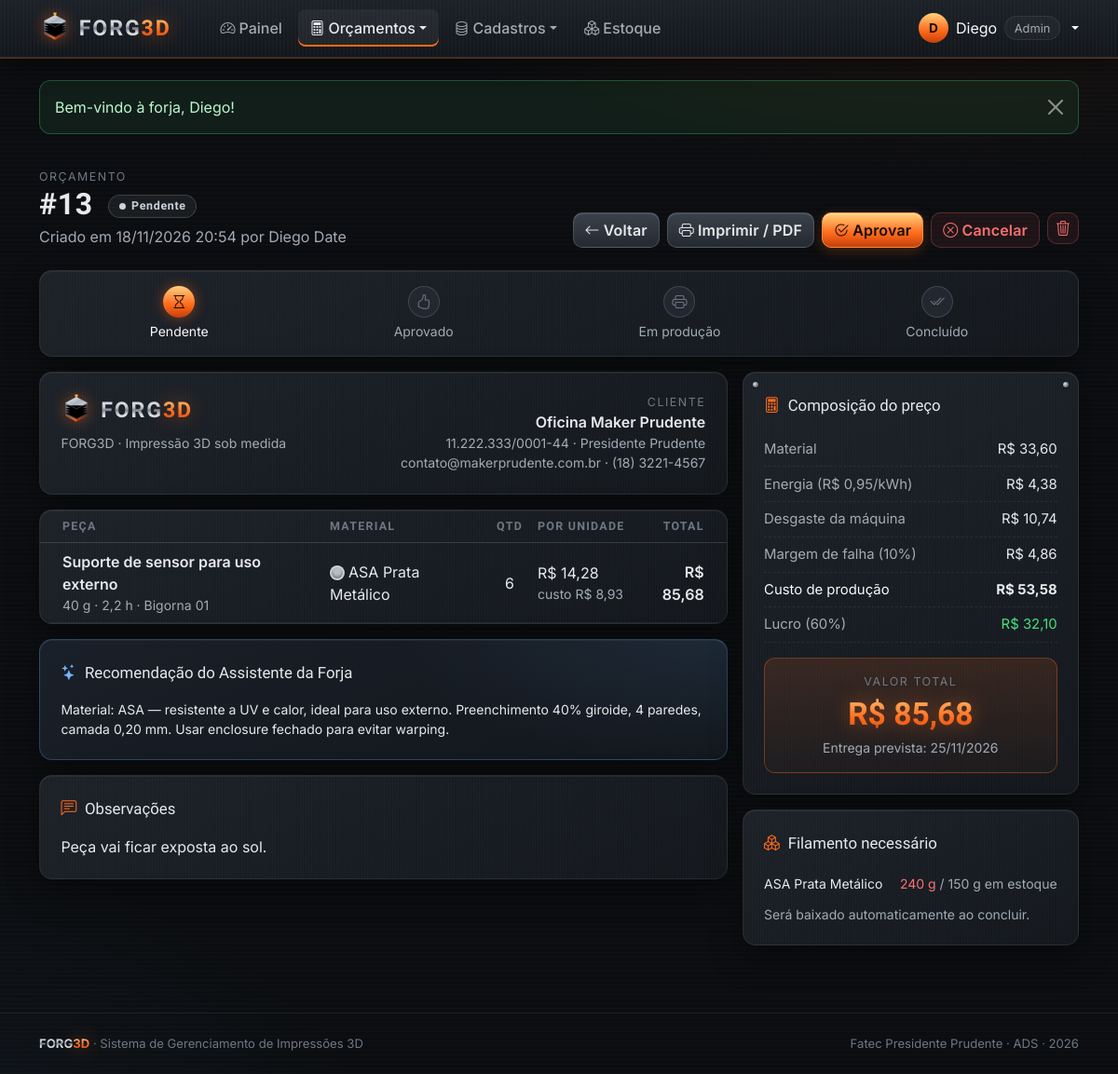
Before: /view/detalheOrcamento.php?id=13 (signed in) with the older database file.
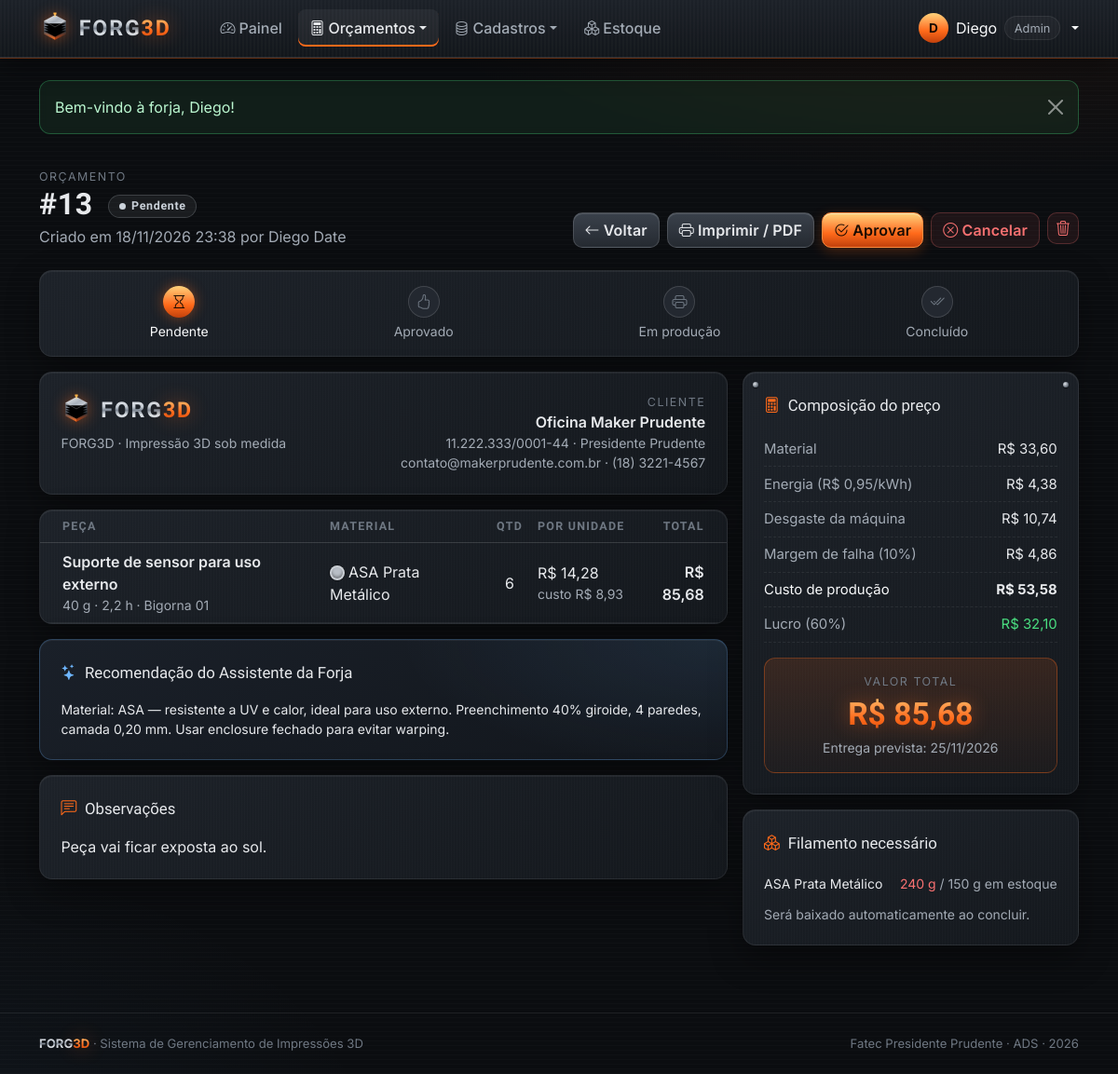
After: the same page with the newer database file.
### tables this page shows
CREATE TABLE orcamentos (
  id            INT AUTO_INCREMENT PRIMARY KEY,
  cliente_id    INT NOT NULL,
  usuario_id    INT NOT NULL,
  status        ENUM('pendente','aprovado','em_producao','concluido','cancelado') NOT NULL DEFAULT 'pendente',
  margem        DECIMAL(5,2) NOT NULL,
  taxa_falha    DECIMAL(5,2) NOT NULL,
  tarifa_kwh    DECIMAL(6,3) NOT NULL,
  custo_total   DECIMAL(10,2) NOT NULL DEFAULT 0,
  preco_final   DECIMAL(10,2) NOT NULL DEFAULT 0,
  prazo_entrega DATE NULL,
  observacoes   TEXT,
  sugestao_ia   TEXT,
  criado_em     DATETIME NOT NULL DEFAULT CURRENT_TIMESTAMP,
  concluido_em  DATETIME NULL,
  FOREIGN KEY (cliente_id) REFERENCES clientes(id) ON DELETE RESTRICT,
  FOREIGN KEY (usuario_id) REFERENCES usuarios(id) ON DELETE RESTRICT
);

CREATE TABLE usuarios (
  id        INT AUTO_INCREMENT PRIMARY KEY,
  nome      VARCHAR(100) NOT NULL,
  email     VARCHAR(120) NOT NULL UNIQUE,
  senha     VARCHAR(255) NOT NULL,
  nivel     ENUM('admin','operador') NOT NULL DEFAULT 'operador',
  ativo     TINYINT(1) NOT NULL DEFAULT 1,
  criado_em DATETIME NOT NULL DEFAULT CURRENT_TIMESTAMP
);

CREATE TABLE clientes (
  id          INT AUTO_INCREMENT PRIMARY KEY,
  nome        VARCHAR(120) NOT NULL,
  tipo        ENUM('PF','PJ') NOT NULL DEFAULT 'PF',
  documento   VARCHAR(20),
  email       VARCHAR(120),
  telefone    VARCHAR(20),
  cidade      VARCHAR(80),
  observacoes TEXT,
  criado_em   DATETIME NOT NULL DEFAULT CURRENT_TIMESTAMP
);

### processamento/sessao.php (called while the page is built, shortened)
<?php
require_once __DIR__ . '/funcoesBD.php';
function usuarioLogado(): ?array
{
    return $_SESSION['usuario'] ?? null;
}

### view/detalheOrcamento.php (the view, shortened to what the changed rows need)
<?php
require_once '../processamento/sessao.php';
$id = (int) ($_GET['id'] ?? 0);
$o = buscarOrcamento($id);
$itens = listarItensOrcamento($id);
$tot = ['material' => 0, 'energia' => 0, 'maquina' => 0];
foreach ($itens as $i) {
    $tot['material'] += $i['custo_material'] * $i['quantidade'];
    $tot['energia'] += $i['custo_energia'] * $i['quantidade'];
    $tot['maquina'] += $i['custo_maquina'] * $i['quantidade'];
}
$base = array_sum($tot);
$falha = $o['custo_total'] - $base;
$pagina = 'orcamentos';
require 'includes/topo.php';
?>
<div class="f-cabecalho">
    <div>
        <span class="f-mini">Orçamento</span>
        <h1>#<?= $id ?> <span class="ms-2 align-middle fs-6"><?= badgeStatus($o['status']) ?></span></h1>
        <p>Criado em <?= dataBR($o['criado_em'], true) ?> por <?= h($o['usuario_nome']) ?><?= $o['concluido_em'] ? ' · concluído em ' . dataBR($o['concluido_em'], true) : '' ?></p>
    </div>
</div>
<div class="row g-3">
    <div class="col-lg-8">
        <div class="f-card mb-3">
            <div class="d-flex justify-content-between align-items-start flex-wrap gap-3">
                <div class="text-md-end">
                    <div class="f-mini">Cliente</div>
                    <div class="fw-semibold"><?= h($o['cliente_nome']) ?></div>
                    <div class="small f-muted"><?= h($o['cliente_documento'] ?: '') ?> <?= h($o['cliente_cidade'] ? '· ' . $o['cliente_cidade'] : '') ?></div>
                    <div class="small f-muted"><?= h($o['cliente_email'] ?: '') ?> <?= h($o['cliente_telefone'] ? '· ' . $o['cliente_telefone'] : '') ?></div>
                </div>
            </div>
        </div>
        <div class="f-card p-0 overflow-hidden mb-3">
            <div class="table-responsive">
                <table class="table f-tabela f-tab-itens">
                    <thead><tr><th class="ps-4">Peça</th><th>Material</th><th class="text-center">Qtd</th><th>Por unidade</th><th class="text-end pe-4">Total</th></tr></thead>
                </table>
            </div>
        </div>
        <?php if ($o['sugestao_ia']): ?>
        <div class="f-card f-ia mb-3">
            <div class="f-card-titulo"><i class="bi bi-stars"></i>Recomendação do Assistente da Forja</div>
            <p class="mb-0 small" style="white-space:pre-line"><?= h($o['sugestao_ia']) ?></p>
        </div>
        <?php endif; ?>
        <?php if ($o['observacoes']): ?>
        <div class="f-card mb-3">
            <div class="f-card-titulo"><i class="bi bi-chat-left-text"></i>Observações</div>
            <p class="mb-0" style="white-space:pre-line"><?= h($o['observacoes']) ?></p>
        </div>
        <?php endif; ?>
    </div>
    <div class="col-lg-4">
        <div class="f-card f-rebites mb-3">
            <div class="f-resumo-linha"><span>Energia (<?= moeda($o['tarifa_kwh']) ?>/kWh)</span><span><?= moeda($tot['energia']) ?></span></div>
            <div class="f-resumo-linha"><span>Margem de falha (<?= (float) $o['taxa_falha'] ?>%)</span><span><?= moeda($falha) ?></span></div>
            <div class="f-resumo-linha"><span class="text-light">Custo de produção</span><strong><?= moeda($o['custo_total']) ?></strong></div>
            <div class="f-resumo-linha"><span>Lucro (<?= (float) $o['margem'] ?>%)</span><span style="color:var(--f-verde)"><?= moeda($o['preco_final'] - $o['custo_total']) ?></span></div>
            <div class="f-resumo-total">
                <div class="f-mini">Valor total</div>
                <div class="valor f-texto-brasa"><?= moeda($o['preco_final']) ?></div>
                <div class="small f-muted">Entrega prevista: <?= dataBR($o['prazo_entrega']) ?></div>
            </div>
        </div>
    </div>
</div>
<?php require 'includes/rodape.php'; ?>

### view/includes/topo.php (shortened to what the changed rows need)
<?php
$pagina  = $pagina ?? '';
$semMenu = $semMenu ?? false;
$u = usuarioLogado();
function ativo(string $item, string $pagina): string
{
    return $item === $pagina ? ' active' : '';
}
?>
<!DOCTYPE html>
<html lang="pt-BR" data-bs-theme="dark">
<head>
    <link rel="stylesheet" href="https://cdn.jsdelivr.net/npm/bootstrap@5.3.3/dist/css/bootstrap.min.css">
    <link rel="stylesheet" href="https://cdn.jsdelivr.net/npm/bootstrap-icons@1.11.3/font/bootstrap-icons.min.css">
    <link rel="stylesheet" href="../css/forg3d.css">
</head>
<body<?= $semMenu ? ' class="f-login-pagina"' : '' ?>>
<?php if (!$semMenu && $u): ?>
<nav class="navbar navbar-expand-lg f-navbar sticky-top">
    <div class="container-xl">
        <a class="f-logo navbar-brand" href="home.php">
            <img src="../img/logo.svg" alt="">
            <span><span class="f-texto-aco">FORG</span><span class="f-texto-brasa">3D</span></span>
        </a>
        <div class="collapse navbar-collapse" id="menu">
            <ul class="navbar-nav me-auto ms-lg-4 gap-lg-1">
                <li class="nav-item"><a class="nav-link<?= ativo('home', $pagina) ?>" href="home.php"><i class="bi bi-speedometer2 me-1"></i>Painel</a></li>
                <li class="nav-item dropdown">
                    <a class="nav-link dropdown-toggle<?= ativo('orcamentos', $pagina) ?>" href="#" data-bs-toggle="dropdown"><i class="bi bi-calculator me-1"></i>Orçamentos</a>
                </li>
                <li class="nav-item dropdown">
                    <a class="nav-link dropdown-toggle<?= ativo('cadastros', $pagina) ?>" href="#" data-bs-toggle="dropdown"><i class="bi bi-database me-1"></i>Cadastros</a>
                </li>
                <li class="nav-item"><a class="nav-link<?= ativo('estoque', $pagina) ?>" href="estoque.php"><i class="bi bi-boxes me-1"></i>Estoque</a></li>
            </ul>
            <div class="dropdown">
                <a href="#" class="d-flex align-items-center gap-2 text-decoration-none dropdown-toggle text-light" data-bs-toggle="dropdown">
                    <span class="f-avatar"><?= h(mb_strtoupper(mb_substr($u['nome'], 0, 1))) ?></span>
                    <span class="d-none d-md-inline"><?= h(explode(' ', $u['nome'])[0]) ?></span>
                    <span class="f-chip d-none d-md-inline-flex"><?= $u['nivel'] === 'admin' ? 'Admin' : 'Operador' ?></span>
                </a>
            </div>
        </div>
    </div>
</nav>
<?php endif; ?>
<main class="<?= $semMenu ? 'f-login-caixa' : 'container-xl pb-4' ?>">

### processamento/funcoesBD.php (shortened to what the changed rows need)
<?php
function conectar(): PDO
{
    static $pdo = null;
    if ($pdo === null) {
        $dsn = 'mysql:host=' . DB_HOST . ';dbname=' . DB_NOME . ';charset=utf8mb4';
        try {
            $pdo = new PDO($dsn, DB_USUARIO, DB_SENHA, [
                PDO::ATTR_ERRMODE            => PDO::ERRMODE_EXCEPTION,
                PDO::ATTR_DEFAULT_FETCH_MODE => PDO::FETCH_ASSOC,
                PDO::ATTR_EMULATE_PREPARES   => false,
            ]);
        } catch (PDOException $e) {
            http_response_code(500);
            die('<h3 style="font-family:sans-serif">Não foi possível conectar ao banco "' . DB_NOME
                . '". Verifique se o MySQL do XAMPP está ligado e se o arquivo banco/forg3d.sql foi importado no phpMyAdmin.</h3>');
        }
    }
    return $pdo;
}
function consultar(string $sql, array $params = []): array
{
    $st = conectar()->prepare($sql);
    $st->execute($params);
    return $st->fetchAll();
}
function consultarUm(string $sql, array $params = []): ?array
{
    $st = conectar()->prepare($sql);
    $st->execute($params);
    $linha = $st->fetch();
    return $linha === false ? null : $linha;
}
function buscarOrcamento(int $id): ?array
{
    return consultarUm('SELECT o.*, c.nome AS cliente_nome, c.email AS cliente_email, c.telefone AS cliente_telefone,
                               c.documento AS cliente_documento, c.cidade AS cliente_cidade, u.nome AS usuario_nome
                        FROM orcamentos o
                        JOIN clientes c ON c.id = o.cliente_id
                        JOIN usuarios u ON u.id = o.usuario_id
                        WHERE o.id = ?', [$id]);
}
function listarItensOrcamento(int $orcamentoId): array
{
    return consultar('SELECT i.*, m.tipo AS material_tipo, m.cor AS material_cor, m.cor_hex, m.marca AS material_marca,
                             p.nome AS impressora_nome
                      FROM orcamento_itens i
                      JOIN materiais m ON m.id = i.material_id
                      JOIN impressoras p ON p.id = i.impressora_id
                      WHERE i.orcamento_id = ?', [$orcamentoId]);
}
function h($texto): string
{
    return htmlspecialchars((string) $texto, ENT_QUOTES, 'UTF-8');
}
function moeda($valor): string
{
    return 'R$ ' . number_format((float) $valor, 2, ',', '.');
}
function dataBR($data, bool $hora = false): string
{
    return date($hora ? 'd/m/Y H:i' : 'd/m/Y', strtotime($data));
}
function rotuloStatus(string $s): string
{
    return [
        'pendente' => 'Pendente', 'aprovado' => 'Aprovado', 'em_producao' => 'Em produção',
        'concluido' => 'Concluído', 'cancelado' => 'Cancelado',
        'disponivel' => 'Disponível', 'em_uso' => 'Em uso', 'manutencao' => 'Manutenção',
    ][$s] ?? $s;
}
function badgeStatus(string $s): string
{
    return '<span class="f-status f-status-' . h($s) . '">' . h(rotuloStatus($s)) . '</span>';
}

Changed rows visible on the page:
changed orcamentos "Peça vai ficar exposta ao sol.": criado_em "18/11/2026 20:54" → "18/11/2026 23:38"
